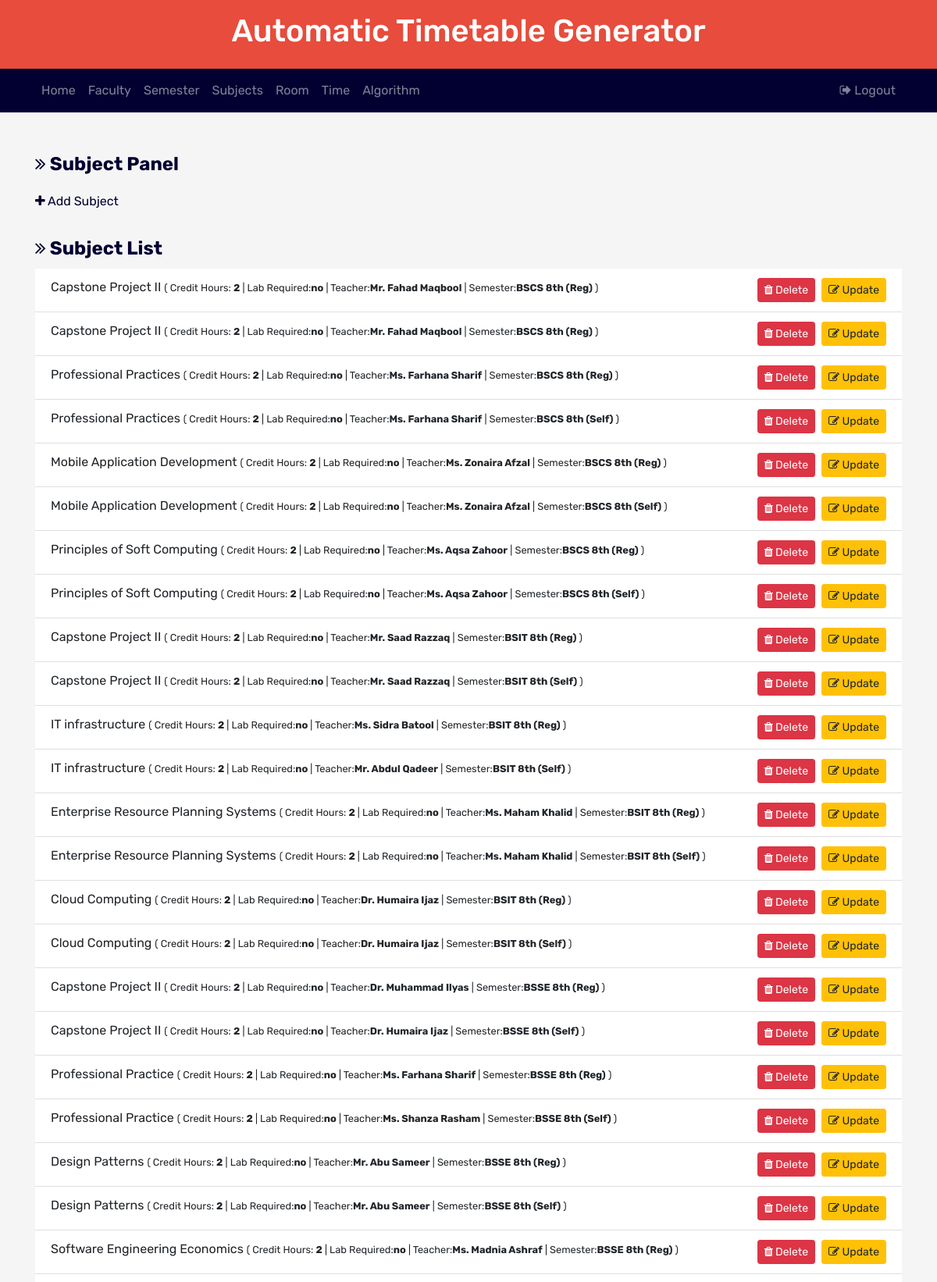
The page /subject.php (upper part) on the database its author committed.
### tables this page shows
CREATE TABLE `subject` (
  `sub_id` int(200) NOT NULL,
  `sub_name` varchar(200) NOT NULL,
  `sub_credits` int(50) NOT NULL,
  `fac_sub_id` int(100) NOT NULL,
  `sem_id` int(100) NOT NULL,
  `lab_required` varchar(5) NOT NULL
);

CREATE TABLE `faculty` (
  `fac_id` int(100) NOT NULL,
  `fac_name` varchar(100) NOT NULL
);

CREATE TABLE `semester` (
  `sem_id` int(100) NOT NULL,
  `sem_name` varchar(200) NOT NULL
);

### subject.php (the view, shortened to what this page needs)
<?php
	require('config/db.php');
	$query = 'SELECT * FROM subject';
	$result = mysqli_query($conn, $query);
	$subject_list = mysqli_fetch_all($result, MYSQLI_ASSOC);
?>
<?php include('inc/header.php') ?>
		<div class="container pt-5" >
			<div class="fpanel" >
				<fieldset style="padding:10px 0px;margin-bottom:20px;">
						<legend style="width:auto;font-weight:bold;color:#020031;"><i class="fa fa-angle-double-right" aria-hidden="true"></i> Subject Panel</legend>
						<a href="addsubject.php" style="color:#020031;" ><i class="fa fa-plus" aria-hidden="true"></i> Add Subject</a>
			  </fieldset>
			<fieldset >
				<legend style="width:auto;font-weight:bold;color:#020031;"><i class="fa fa-angle-double-right" aria-hidden="true"></i> Subject List</legend>
				<ul class="list-group list-group-flush faculty-list">
				<?php foreach($subject_list as $subject) : ?>
					<li class="list-group-item"><?php echo $subject['sub_name']; ?>
					<small> ( Credit Hours: <b><?php echo $subject['sub_credits']; ?></b> | Lab Required:<b><?php echo $subject['lab_required']?></b> | </small>
					<small>Teacher:<b><?php
							$f_id = $subject['fac_sub_id'];
		$query = 'SELECT * FROM faculty WHERE fac_id = '.$f_id;
		$result = mysqli_query($conn, $query);
		$faculty = mysqli_fetch_assoc($result);
		echo $faculty['fac_name'];
					?></b> | </small>
					<small>Semester:<b><?php
							$s_id = $subject['sem_id'];
		$query = 'SELECT * FROM semester WHERE sem_id = '.$s_id;
		$result = mysqli_query($conn, $query);
		$semester = mysqli_fetch_assoc($result);
		echo $semester['sem_name'];
					?></b> ) </small>
					<a class="btn btn-sm pull-right btn-warning" href="<?php echo ROOT_URL; ?>/updatesubject.php?id=<?php echo $subject['sub_id']; ?>"><i class="fa fa-pencil-square-o" aria-hidden="true"></i> Update</a>
					<a class="btn btn-sm pull-right btn-danger mr-2" href="<?php echo ROOT_URL; ?>/deletesubject.php?id=<?php echo $subject['sub_id']; ?>"><i class="fa fa-trash" aria-hidden="true"></i> Delete</a></li>
					<?php endforeach; ?>
				</ul>
			</fieldset>
			</div>
		</div>
	<?php include('inc/footer.php') ?>

### assets/css/style.css (style rules this page uses)
* { font-family: Rubik; }
body { background-color: #f5f5f5; }

### rows shown on the page
subject: sub_name "Capstone Project II", sub_credits "2", lab_required "no", fac_sub.fac_name "Mr. Fahad Maqbool", sem.sem_name "BSCS 8th (Reg)"
subject: sub_name "Capstone Project II", sub_credits "2", lab_required "no", fac_sub.fac_name "Mr. Fahad Maqbool", sem.sem_name "BSCS 8th (Reg)"
subject: sub_name "Professional Practices", sub_credits "2", lab_required "no", fac_sub.fac_name "Ms. Farhana Sharif", sem.sem_name "BSCS 8th (Reg)"
subject: sub_name "Professional Practices", sub_credits "2", lab_required "no", fac_sub.fac_name "Ms. Farhana Sharif", sem.sem_name "BSCS 8th (Self)"
subject: sub_name "Mobile Application Development", sub_credits "2", lab_required "no", fac_sub.fac_name "Ms. Zonaira Afzal", sem.sem_name "BSCS 8th (Reg)"
subject: sub_name "Mobile Application Development", sub_credits "2", lab_required "no", fac_sub.fac_name "Ms. Zonaira Afzal", sem.sem_name "BSCS 8th (Self)"
subject: sub_name "Principles of Soft Computing", sub_credits "2", lab_required "no", fac_sub.fac_name "Ms. Aqsa Zahoor", sem.sem_name "BSCS 8th (Reg)"
subject: sub_name "Principles of Soft Computing", sub_credits "2", lab_required "no", fac_sub.fac_name "Ms. Aqsa Zahoor", sem.sem_name "BSCS 8th (Self)"
subject: sub_name "Capstone Project II", sub_credits "2", lab_required "no", fac_sub.fac_name "Mr. Saad Razzaq", sem.sem_name "BSIT 8th (Reg)"
subject: sub_name "Capstone Project II", sub_credits "2", lab_required "no", fac_sub.fac_name "Mr. Saad Razzaq", sem.sem_name "BSIT 8th (Self)"
subject: sub_name "IT infrastructure", sub_credits "2", lab_required "no", fac_sub.fac_name "Ms. Sidra Batool", sem.sem_name "BSIT 8th (Reg)"
subject: sub_name "IT infrastructure", sub_credits "2", lab_required "no", fac_sub.fac_name "Mr. Abdul Qadeer", sem.sem_name "BSIT 8th (Self)"
subject: sub_name "Enterprise Resource Planning Systems", sub_credits "2", lab_required "no", fac_sub.fac_name "Ms. Maham Khalid", sem.sem_name "BSIT 8th (Reg)"
subject: sub_name "Enterprise Resource Planning Systems", sub_credits "2", lab_required "no", fac_sub.fac_name "Ms. Maham Khalid", sem.sem_name "BSIT 8th (Self)"
subject: sub_name "Cloud Computing", sub_credits "2", lab_required "no", fac_sub.fac_name "Dr. Humaira Ijaz", sem.sem_name "BSIT 8th (Reg)"
subject: sub_name "Cloud Computing", sub_credits "2", lab_required "no", fac_sub.fac_name "Dr. Humaira Ijaz", sem.sem_name "BSIT 8th (Self)"
subject: sub_name "Capstone Project II", sub_credits "2", lab_required "no", fac_sub.fac_name "Dr. Muhammad Ilyas", sem.sem_name "BSSE 8th (Reg)"
subject: sub_name "Capstone Project II", sub_credits "2", lab_required "no", fac_sub.fac_name "Dr. Humaira Ijaz", sem.sem_name "BSSE 8th (Self)"
subject: sub_name "Professional Practice", sub_credits "2", lab_required "no", fac_sub.fac_name "Ms. Farhana Sharif", sem.sem_name "BSSE 8th (Reg)"
subject: sub_name "Professional Practice", sub_credits "2", lab_required "no", fac_sub.fac_name "Ms. Shanza Rasham", sem.sem_name "BSSE 8th (Self)"
subject: sub_name "Design Patterns", sub_credits "2", lab_required "no", fac_sub.fac_name "Mr. Abu Sameer", sem.sem_name "BSSE 8th (Reg)"
subject: sub_name "Design Patterns", sub_credits "2", lab_required "no", fac_sub.fac_name "Mr. Abu Sameer", sem.sem_name "BSSE 8th (Self)"
subject: sub_name "Software Engineering Economics", sub_credits "2", lab_required "no", fac_sub.fac_name "Ms. Madnia Ashraf", sem.sem_name "BSSE 8th (Reg)"
